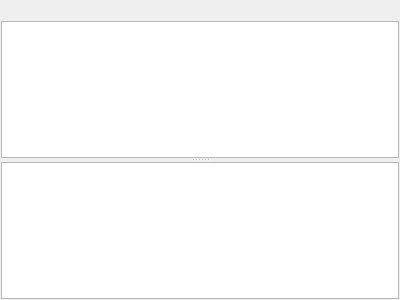
<?xml version="1.0" encoding="UTF-8"?>
<ui version="4.0">
 <class>Form</class>
 <widget class="QWidget" name="Form">
  <property name="geometry">
   <rect>
    <x>0</x>
    <y>0</y>
    <width>400</width>
    <height>300</height>
   </rect>
  </property>
  <property name="windowTitle">
   <string>Form</string>
  </property>
  <layout class="QVBoxLayout" name="verticalLayout_2">
   <property name="spacing">
    <number>1</number>
   </property>
   <property name="margin">
    <number>1</number>
   </property>
   <item>
    <layout class="QHBoxLayout" name="layout_toolbar">
     <property name="spacing">
      <number>1</number>
     </property>
     <item>
      <spacer name="horizontalSpacer">
       <property name="orientation">
        <enum>Qt::Horizontal</enum>
       </property>
       <property name="sizeHint" stdset="0">
        <size>
         <width>40</width>
         <height>20</height>
        </size>
       </property>
      </spacer>
     </item>
    </layout>
   </item>
   <item>
    <layout class="QVBoxLayout" name="vertical_layout">
     <item>
      <widget class="QSplitter" name="splitter">
       <property name="orientation">
        <enum>Qt::Vertical</enum>
       </property>
       <property name="handleWidth">
        <number>4</number>
       </property>
       <widget class="QTextEdit" name="text_edit_xml">
        <property name="readOnly">
         <bool>true</bool>
        </property>
       </widget>
       <widget class="QTextEdit" name="text_edit_log">
        <property name="readOnly">
         <bool>true</bool>
        </property>
       </widget>
      </widget>
     </item>
    </layout>
   </item>
  </layout>
  <action name="action_run">
   <property name="icon">
    <iconset>
     <normaloff>test_runner_play.png</normaloff>test_runner_play.png</iconset>
   </property>
   <property name="text">
    <string>Run</string>
   </property>
   <property name="toolTip">
    <string>Run test</string>
   </property>
  </action>
  <action name="action_stop">
   <property name="icon">
    <iconset>
     <normaloff>test_runner_stop.png</normaloff>test_runner_stop.png</iconset>
   </property>
   <property name="text">
    <string>Stop</string>
   </property>
   <property name="toolTip">
    <string>Stop test</string>
   </property>
  </action>
  <action name="action_log">
   <property name="checkable">
    <bool>true</bool>
   </property>
   <property name="icon">
    <iconset>
     <normaloff>test_runner_log.png</normaloff>test_runner_log.png</iconset>
   </property>
   <property name="text">
    <string>Log</string>
   </property>
   <property name="toolTip">
    <string>View log</string>
   </property>
  </action>
  <action name="action_xml">
   <property name="checkable">
    <bool>true</bool>
   </property>
   <property name="icon">
    <iconset>
     <normaloff>test_runner_xml.png</normaloff>test_runner_xml.png</iconset>
   </property>
   <property name="text">
    <string>xml</string>
   </property>
   <property name="toolTip">
    <string>View xml</string>
   </property>
  </action>
 </widget>
 <resources/>
 <connections>
  <connection>
   <sender>action_xml</sender>
   <signal>toggled(bool)</signal>
   <receiver>text_edit_xml</receiver>
   <slot>setVisible(bool)</slot>
   <hints>
    <hint type="sourcelabel">
     <x>-1</x>
     <y>-1</y>
    </hint>
    <hint type="destinationlabel">
     <x>199</x>
     <y>84</y>
    </hint>
   </hints>
  </connection>
  <connection>
   <sender>action_log</sender>
   <signal>toggled(bool)</signal>
   <receiver>text_edit_log</receiver>
   <slot>setVisible(bool)</slot>
   <hints>
    <hint type="sourcelabel">
     <x>-1</x>
     <y>-1</y>
    </hint>
    <hint type="destinationlabel">
     <x>199</x>
     <y>223</y>
    </hint>
   </hints>
  </connection>
 </connections>
</ui>
